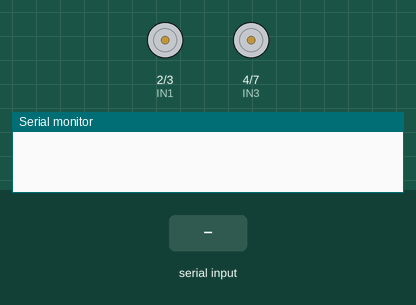
Simulated run of this sketch. Board: Arduino Uno, built with avr-gcc and run on an emulated ATmega328P. Parts: motor-driver pin pairs drawn as motors (green arrow = first pin HIGH = forward, orange = second pin HIGH = backward, longer = more drive, scaled by the enable pin), the last lines printed to the serial monitor. The inputs (shaded band) are chosen by the test bench.

Above: at 1.2 s.
1.3 s: "d" received over the second serial link
2.8 s: "A90\n" received over the second serial link
At 3.4 s:
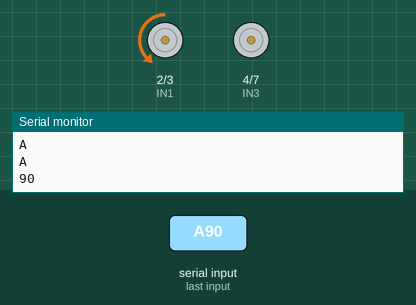
4.3 s: "B90\n" received over the second serial link
At 5.5 s:
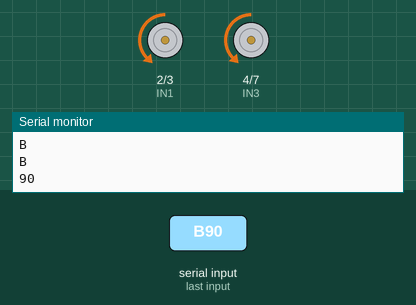
5.8 s: "c90\n" received over the second serial link
At 6.8 s:
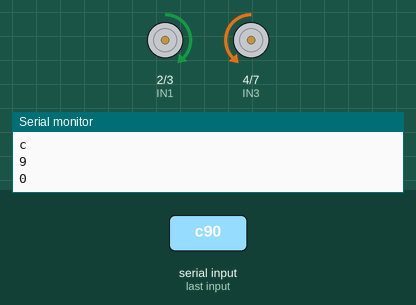
7.3 s: "D90\n" received over the second serial link
At 8.0 s:
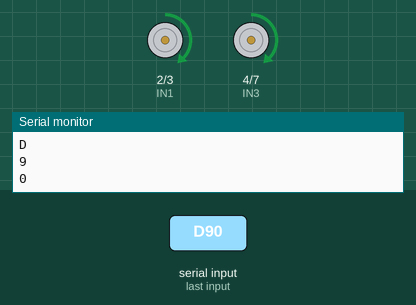
8.8 s: "C90\n" received over the second serial link
At 9.1 s:
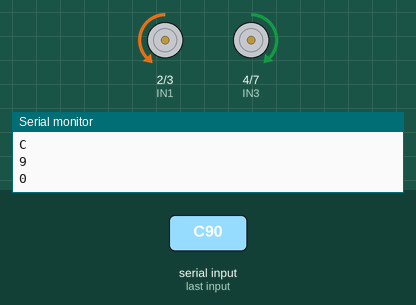
Timing chart, 0 to 11.3 s (numbered marks = the images above; inputs shaded):
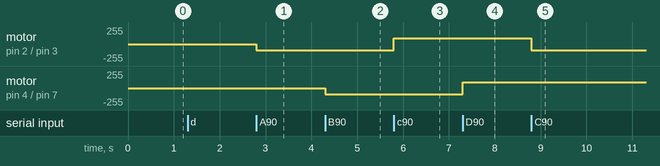

The sketch:

Pilotage_par_tel.ino
```cpp
#include<SoftwareSerial.h>
#define RX 8
#define TX 9
//-- MOTEUR A --
int ENA=5; //Connecté à Arduino pin 9(sortie PWM)
int IN1=2; //Connecté à Arduino pin 4
int IN2=3; //Connecté à Arduino pin 5

//-- MOTEUR B --
int ENB=6; //Connecté à Arduino pin 10(Sortie PWM)
int IN3=4; //Connecté à Arduino pin 6
int IN4=7; //Connecté à Arduino pin

char Data;
SoftwareSerial BlueT(RX,TX);
int vitA=0;
int vitB=0;

void setup() {
Serial.begin(9600);
BlueT.begin(9600);
pinMode(ENA,OUTPUT); //configurer
pinMode(ENB,OUTPUT); //les broches
pinMode(IN1,OUTPUT); //comme sortie
pinMode(IN2,OUTPUT);
pinMode(IN3,OUTPUT);
pinMode(IN4,OUTPUT);
digitalWrite(ENA,LOW);// Moteur A - Ne pas tourner
digitalWrite(ENB,LOW);// Moteur B - Ne pas tourner
// Direction du Moteur B
digitalWrite(IN3,HIGH);
digitalWrite(IN4,LOW);
// Direction du Moteur A
digitalWrite(IN1,LOW);
digitalWrite(IN2,HIGH);
}

void loop() {
if (BlueT.available()){
    Data=char(BlueT.read());
    Serial.println(char(Data));
    if (Data=='A') {
      Serial.println(Data);
      vitA=BlueT.parseInt();
      Serial.println(vitA);
      analogWrite(ENA,vitA);
    }
    if (Data=='B') {
      Serial.println(Data);
      vitB=BlueT.parseInt();
      Serial.println(vitB);
      analogWrite(ENB,vitB);
    }
    if (Data=='C') {
      digitalWrite(IN1,LOW);
      digitalWrite(IN2,HIGH);
    }
    if (Data=='c') {
      digitalWrite(IN1,HIGH);
      digitalWrite(IN2,LOW);
    }
    if (Data=='D') {
      digitalWrite(IN3,HIGH);
      digitalWrite(IN4,LOW);
    }
    if (Data=='d') {
      digitalWrite(IN3,LOW);
      digitalWrite(IN4,HIGH);
    }
}
}
```

Measured:
- after the input at 2.8 s, motor on pin 2 (IN1) / pin 3 (IN2): stopped → backward 90/255 at once
- after the input at 4.3 s, motor on pin 4 (IN3) / pin 7 (IN4): stopped → backward 90/255 at once
- after the input at 5.8 s, motor on pin 2 (IN1) / pin 3 (IN2): backward 90/255 → forward 90/255 at once
- after the input at 7.3 s, motor on pin 4 (IN3) / pin 7 (IN4): backward 90/255 → forward 90/255 at once
- after the input at 8.8 s, motor on pin 2 (IN1) / pin 3 (IN2): forward 90/255 → backward 90/255 at once
